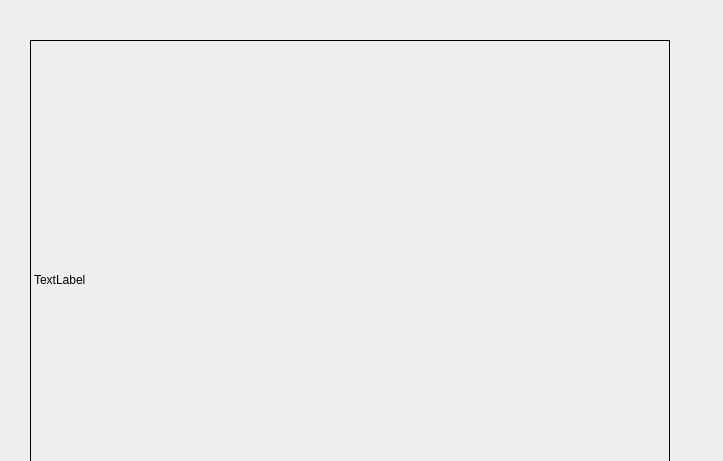
<?xml version="1.0" encoding="UTF-8"?>
<ui version="4.0">
 <class>MainWindowDesign</class>
 <widget class="QMainWindow" name="MainWindowDesign">
  <property name="geometry">
   <rect>
    <x>0</x>
    <y>0</y>
    <width>723</width>
    <height>461</height>
   </rect>
  </property>
  <property name="windowTitle">
   <string>QRosApp</string>
  </property>
  <property name="windowIcon">
   <iconset resource="../resources/images.qrc">
    <normaloff>:/images/icon.png</normaloff>:/images/icon.png</iconset>
  </property>
  <property name="locale">
   <locale language="English" country="Australia"/>
  </property>
  <widget class="QWidget" name="centralwidget">
   <widget class="QLabel" name="label">
    <property name="geometry">
     <rect>
      <x>30</x>
      <y>40</y>
      <width>640</width>
      <height>480</height>
     </rect>
    </property>
    <property name="frameShape">
     <enum>QFrame::Box</enum>
    </property>
    <property name="text">
     <string>TextLabel</string>
    </property>
   </widget>
  </widget>
  <action name="action_Quit">
   <property name="text">
    <string>&amp;Quit</string>
   </property>
   <property name="shortcut">
    <string>Ctrl+Q</string>
   </property>
   <property name="shortcutContext">
    <enum>Qt::ApplicationShortcut</enum>
   </property>
  </action>
  <action name="action_Preferences">
   <property name="text">
    <string>&amp;Preferences</string>
   </property>
  </action>
  <action name="actionAbout">
   <property name="text">
    <string>&amp;About</string>
   </property>
  </action>
  <action name="actionAbout_Qt">
   <property name="text">
    <string>About &amp;Qt</string>
   </property>
  </action>
 </widget>
 <resources>
  <include location="../resources/images.qrc"/>
 </resources>
 <connections>
  <connection>
   <sender>action_Quit</sender>
   <signal>triggered()</signal>
   <receiver>MainWindowDesign</receiver>
   <slot>close()</slot>
   <hints>
    <hint type="sourcelabel">
     <x>-1</x>
     <y>-1</y>
    </hint>
    <hint type="destinationlabel">
     <x>399</x>
     <y>299</y>
    </hint>
   </hints>
  </connection>
 </connections>
</ui>
